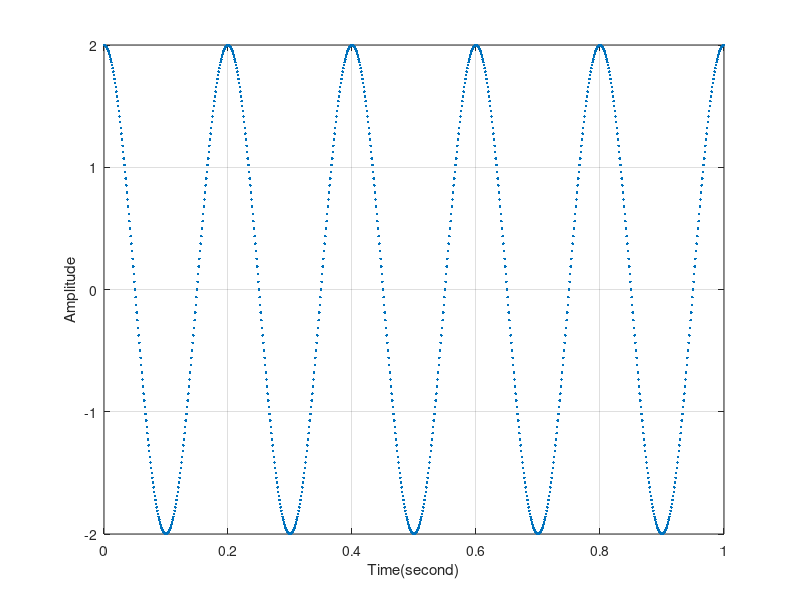

MATLAB code to generate this figure:
% 4th Question

n = -5:15;
signal= zeros(size(n));
signal(n == 3) = 2;
signal(n == 0 | n == 5 | n == 10) = 1;

stem(n, signal, 'Marker', 'o', 'MarkerSize', 8, 'MarkerEdgeColor', 'blue', 'MarkerFaceColor', 'blue');
title('Stem Plot of Discrete Signal y[n]');
xlabel('Index N');
ylabel('Signal N');
grid on;

% 5th Question

mag = 2; 
freq = 5; 
hz = 1000;
time = (0:1/hz:1)';
signal = mag * cos(2*pi*freq*time);

plot(time, signal, '.', 'LineWidth', 10);
xlabel('Time(second)');
ylabel('Amplitude');
grid on;
